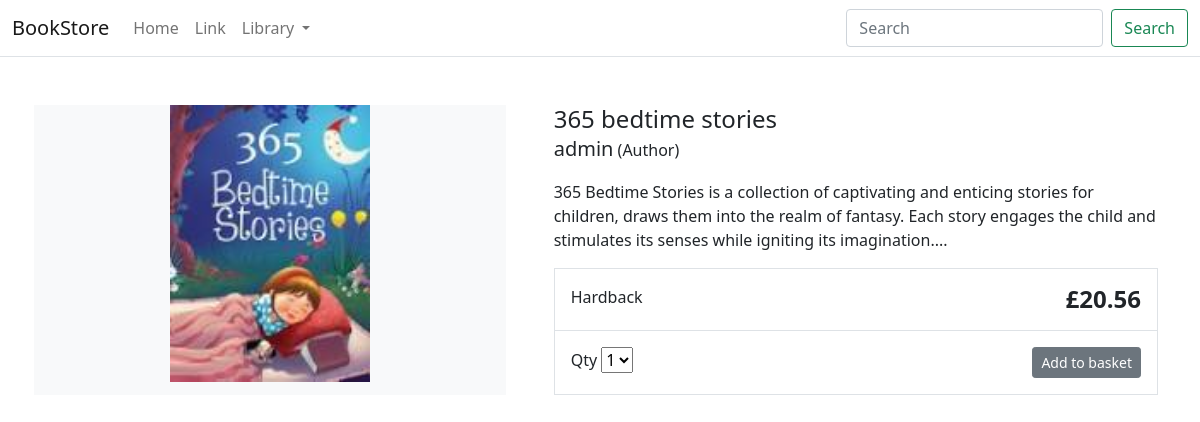
/item/365-bedtime-stories/, run on the app's committed database.
### store/models.py (models this page shows, shortened)
class Product(models.Model):
    category=models.ForeignKey(Category,related_name='product',on_delete=models.CASCADE)
    created_by=models.ForeignKey(User,related_name='product_creator',on_delete=models.CASCADE)
    title=models.CharField(max_length=100)
    author=models.CharField(max_length=100,default='admin')
    description=models.TextField(blank=True)
    image=models.ImageField(upload_to='images/')
    slug=models.SlugField(max_length=100)
    price=models.DecimalField(max_digits=4,decimal_places=2)
    in_stock=models.BooleanField(default=True)
    is_active=models.BooleanField(default=True)
    created=models.DateTimeField(auto_now_add=True)
    updated=models.DateTimeField(auto_now=True)
    class Meta:
        verbose_name_plural='Products'
        ordering=('-created',)

### store/views.py (the view)
# urls.py: path('item/<slug:slug>/',product_detail,name='product_detail'),
def product_detail(request,slug):
    product=get_object_or_404(Product,slug=slug,in_stock=True)
    return render(request,'store/products/detail.html',{"product":product})

### store/models.py (called while the page is built)
    def get_absolute_url(self):
        return reverse("store:category_list", args=[self.slug])

### store/views.py (called while the page is built)
def categories(request):
    return {
        'categories': Category.objects.all()
    }

### templates/store/products/detail.html (shortened to what this page needs)
{% extends "store/base.html" %}
{% load static %}
{% block content %}
<div class="container">
    <main class="pt-5">
        <div class="row g-3">
            <div class="col-md-5 col-lg-5 order-md-first bg-light">
                <img class="img-fluid mx-auto d-block" width="200px" alt="Responsive image" src="{{ product.image.url }}">
            </div>
            <div class="col-md-7 col-lg-7 ps-md-3 ps-lg-5">
                <h1 class="mb-0 h4">{{ product.title }}</h1>
                <p><span class="lead">{{ product.author }}</span> (Author)</p>
                <p>{{ product.description|slice:":355" }}...</p>
                <div class="border">
                    <div class="col border-bottom">
                        <div class="row p-3">
                            <div class="col-6">Hardback</div>
                            <div class="col-6 text-end"><span class="h4 fw-bold">£{{ product.price }}</span></div>
                        </div>
                    </div>
                    <div class="col">
                        <div class="row p-3">
                            <div class="col-6">
                                <label for="select">Qty</label>
                                <select id="select">
                                    <option value="">1</option>
                                </select>
                            </div>
                            <div class="col-6 text-end"><button type="button" class="btn btn-secondary btn-sm">Add to
                                    basket</button></div>
                        </div>
                    </div>
                </div>
            </div>
        </div>
    </main>
</div>
{% endblock %}

### data on the page
Product: image (picture), title "365 bedtime stories", author "admin", description "365 Bedtime Stories is a collection of captivating and enticing stories for children, draws them into the realm of fantasy. Each story engages the child and stimulates its senses while igniting its imagination.", price "20.56"
